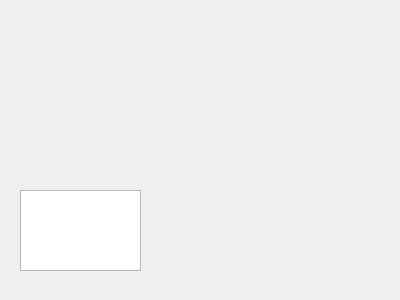
<?xml version="1.0" encoding="UTF-8"?>
<ui version="4.0">
 <class>Widget</class>
 <widget class="QWidget" name="Widget">
  <property name="geometry">
   <rect>
    <x>0</x>
    <y>0</y>
    <width>400</width>
    <height>300</height>
   </rect>
  </property>
  <property name="windowTitle">
   <string>Widget</string>
  </property>
  <widget class="QTextEdit" name="textEdit">
   <property name="geometry">
    <rect>
     <x>20</x>
     <y>190</y>
     <width>121</width>
     <height>81</height>
    </rect>
   </property>
  </widget>
 </widget>
 <layoutdefault spacing="6" margin="11"/>
 <resources/>
 <connections/>
</ui>
